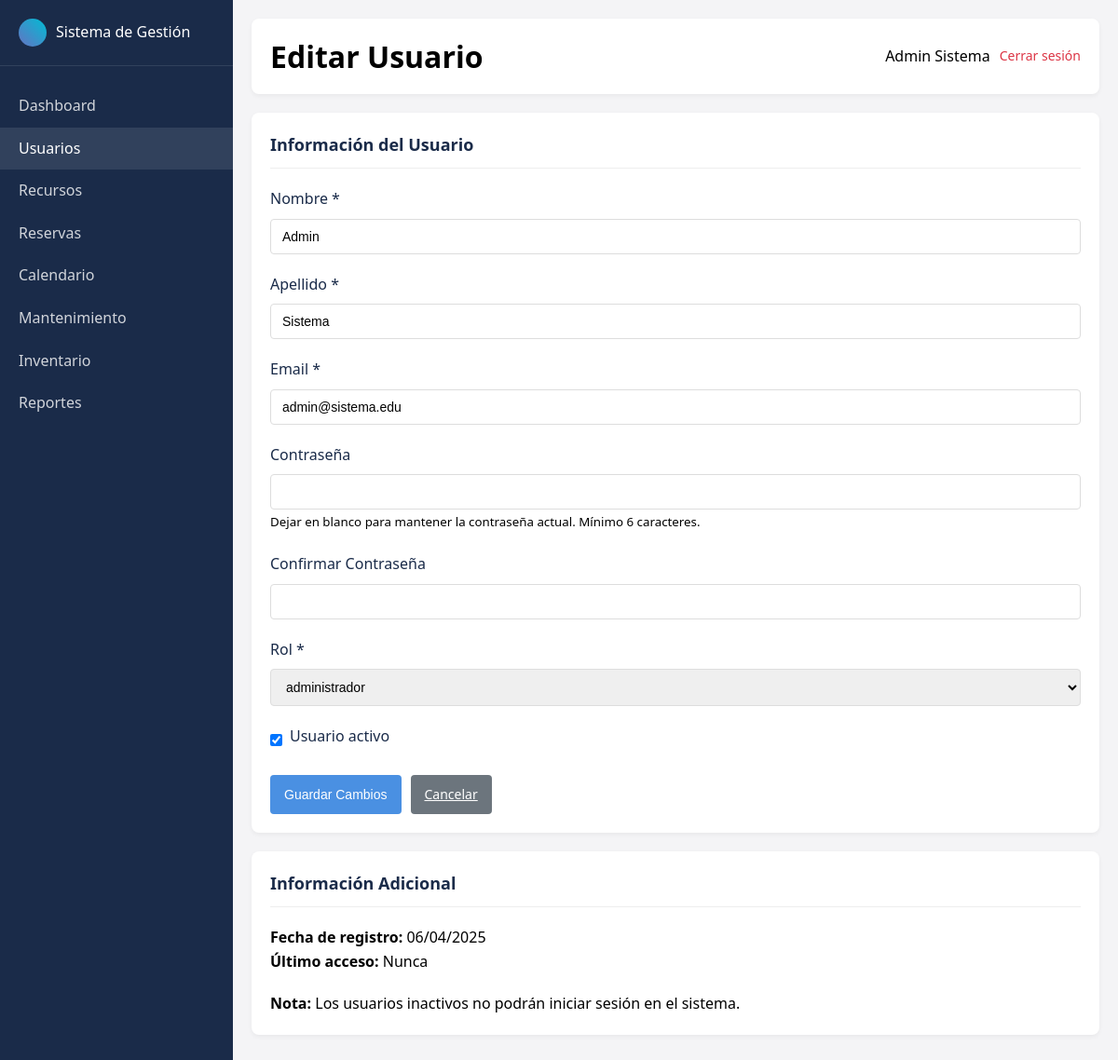
The app's page /usuarios/editar.php?id=1 (signed in) with its own data.
### tables this page shows
CREATE TABLE IF NOT EXISTS usuarios (
    id_usuario INT AUTO_INCREMENT PRIMARY KEY,
    nombre VARCHAR(50) NOT NULL,
    apellido VARCHAR(50) NOT NULL,
    email VARCHAR(100) NOT NULL UNIQUE,
    contraseña VARCHAR(255) NOT NULL,
    id_rol INT NOT NULL,
    activo TINYINT(1) DEFAULT 1,
    requiere_cambio_contrasena TINYINT(1) DEFAULT 0,
    fecha_registro DATETIME DEFAULT CURRENT_TIMESTAMP,
    ultimo_login DATETIME,
    FOREIGN KEY (id_rol) REFERENCES roles(id_rol) ON DELETE RESTRICT
);

CREATE TABLE IF NOT EXISTS roles (
    id_rol INT AUTO_INCREMENT PRIMARY KEY,
    nombre VARCHAR(50) NOT NULL UNIQUE,
    descripcion TEXT,
    permisos TEXT,
    fecha_creacion DATETIME DEFAULT CURRENT_TIMESTAMP
);

### config/database.php (called while the page is built, shortened)
<?php
class Database
{
    private static $instance = null;
    private $connection;
    private function __construct()
    {
        $config = parse_ini_file(__DIR__ . '/config.ini');
        $host = $config['host'];
        $user = $config['user'];
        $pass = $config['pass'];
        $name = $config['name'];
        $charset = $config['charset'];
        try {
            $this->connection = new mysqli($host, $user, $pass, $name);
            $this->connection->set_charset($charset);
        } catch (Exception $e) {
            $this->error = $e->getMessage();
            error_log($this->error);
        }
    }
    public static function getInstance()
    {
        if (self::$instance === null) {
            self::$instance = new self();
        }
        return self::$instance;
    }
    public function query($sql, $params = [])
    {
        try {
            if (empty($params)) {
                $result = $this->connection->query($sql);
                return $result;
            }
            $stmt = $this->connection->prepare($sql);
            $types = '';
            foreach ($params as $param) {
                if (is_int($param)) {
                    $types .= 'i';
                } elseif (is_float($param)) {
                    $types .= 'd';
                } elseif (is_string($param)) {
                    $types .= 's';
                } else {
                    $types .= 'b';
                }
            }
            $bindParams = array_merge([$types], $params);
            $tmp = [];
            foreach ($bindParams as $key => $value) {
                $tmp[$key] = &$bindParams[$key];
            }
            call_user_func_array([$stmt, 'bind_param'], $tmp);
            if (!$stmt->execute()) {
                throw new Exception("Error al ejecutar la consulta: " . $stmt->error);
            }
            if ($stmt->field_count > 0) {
                $result = $stmt->get_result();
                return $result;
            } else {
                $stmt->close();
                return true;
            }
        } catch (Exception $e) {
            $this->error = $e->getMessage();
            error_log($this->error);
            return false;
        }
    }
    public function getRow($sql, $params = [])
    {
        $result = $this->query($sql, $params);
        $row = $result->fetch_assoc();
        return $row;
    }
    public function getRows($sql, $params = [])
    {
        $result = $this->query($sql, $params);
        $rows = [];
        while ($row = $result->fetch_assoc()) {
            $rows[] = $row;
        }
        return $rows;
    }
}

### includes/functions.php (called while the page is built, shortened)
<?php
function format_date($date, $with_time = false)
{
    $format = $with_time ? 'd/m/Y H:i' : 'd/m/Y';
    return date($format, strtotime($date));
}

### public/usuarios/editar.php (the view, shortened to what this page needs)
<?php
require_once '../../config/database.php';
require_once '../../includes/functions.php';
$id_usuario = intval($_GET['id']);
$db = Database::getInstance();
$usuario = $db->getRow("SELECT * FROM usuarios WHERE id_usuario = ?", [$id_usuario]);
$roles = $db->getRows("SELECT id_rol, nombre FROM roles WHERE nombre IN ('Administrador', 'Profesor') ORDER BY nombre");
?>
<!DOCTYPE html>
<html lang="es">
<head>
    <link rel="stylesheet" href="../assets/css/styles.css">
</head>
<body>
    <div class="dashboard">
        <div class="sidebar">
            <div class="sidebar-header">
                <div class="logo-icon"></div>
                <div>Sistema de Gestión</div>
            </div>
            <div class="sidebar-nav">
                <a href="../admin/dashboard.php" class="nav-item">Dashboard</a>
                <a href="../usuarios/listar.php" class="nav-item active">Usuarios</a>
                <a href="../recursos/listar.php" class="nav-item">Recursos</a>
                <a href="../reservas/listar.php" class="nav-item">Reservas</a>
                <a href="../reservas/calendario.php" class="nav-item">Calendario</a>
                <a href="../mantenimiento/listar.php" class="nav-item">Mantenimiento</a>
                <a href="../inventario/listar.php" class="nav-item">Inventario</a>
                <a href="../reportes/index.php" class="nav-item">Reportes</a>
            </div>
        </div>
        <div class="content">
            <div class="top-bar">
                <h1>Editar Usuario</h1>
                <div class="user-info">
                    <span class="user-name"><?php echo $_SESSION['usuario_nombre']; ?></span>
                    <a href="../logout.php" class="logout-btn">Cerrar sesión</a>
                </div>
            </div>
            <div class="card">
                <h2 class="form-title">Información del Usuario</h2>
                <form action="" method="POST" class="user-form">
                    <div class="form-group">
                        <label for="nombre">Nombre *</label>
                        <input type="text" id="nombre" name="nombre" value="<?php echo htmlspecialchars($usuario['nombre']); ?>" required>
                    </div>
                    <div class="form-group">
                        <label for="apellido">Apellido *</label>
                        <input type="text" id="apellido" name="apellido" value="<?php echo htmlspecialchars($usuario['apellido']); ?>" required>
                    </div>
                    <div class="form-group">
                        <label for="email">Email *</label>
                        <input type="email" id="email" name="email" value="<?php echo htmlspecialchars($usuario['email']); ?>" required>
                    </div>
                    <div class="form-group">
                        <label for="password">Contraseña</label>
                        <input type="password" id="password" name="password">
                        <small>Dejar en blanco para mantener la contraseña actual. Mínimo 6 caracteres.</small>
                    </div>
                    <div class="form-group">
                        <label for="confirmar_password">Confirmar Contraseña</label>
                        <input type="password" id="confirmar_password" name="confirmar_password">
                    </div>
                    <div class="form-group">
                        <label for="id_rol">Rol *</label>
                        <select id="id_rol" name="id_rol" required>
                            <?php foreach ($roles as $rol): ?>
                                <option value="<?php echo $rol['id_rol']; ?>" <?php echo ($usuario['id_rol'] == $rol['id_rol']) ? 'selected' : ''; ?>>
                                    <?php echo htmlspecialchars($rol['nombre']); ?>
                                </option>
                            <?php endforeach; ?>
                        </select>
                    </div>
                    <div class="form-group">
                        <div class="checkbox-group">
                            <input type="checkbox" id="activo" name="activo" <?php echo $usuario['activo'] ? 'checked' : ''; ?>>
                            <label for="activo">Usuario activo</label>
                        </div>
                    </div>
                    <div class="form-actions">
                        <button type="submit" class="btn btn-primary">Guardar Cambios</button>
                        <a href="listar.php" class="btn btn-secondary">Cancelar</a>
                    </div>
                </form>
            </div>
            <div class="card">
                <h2 class="form-title">Información Adicional</h2>
                <p><strong>Fecha de registro:</strong> <?php echo format_date($usuario['fecha_registro']); ?></p>
                <p><strong>Último acceso:</strong> <?php echo $usuario['ultimo_login'] ? format_date($usuario['ultimo_login'], true) : 'Nunca'; ?></p>
                <p style="margin-top: 20px;">
                    <strong>Nota:</strong> Los usuarios inactivos no podrán iniciar sesión en el sistema.
                </p>
            </div>
        </div>
    </div>
</body>
</html>

### public/assets/css/styles.css (style rules this page uses)
:root { --primary-color: #4a90e2; --secondary-color: #6573c3; --dark-color: #1a2b49; --light-color: #f4f4f6; --success-color: #28a745; --warning-color: #ffc107; --danger-color: #dc3545; --gray-color: #6c757d; }
* { margin: 0; padding: 0; box-sizing: border-box; }
body { font-family: system-ui, -apple-system, sans-serif; margin: 0; padding: 0; background-color: var(--light-color); line-height: 1.6; }
.dashboard { display: flex; min-height: 100vh; }
.sidebar { width: 250px; background-color: var(--dark-color); color: white; padding: 20px 0; }
.sidebar-header { padding: 0 20px 20px; border-bottom: 1px solid rgba(255, 255, 255, 0.1); display: flex; align-items: center; gap: 10px; }
.logo-icon { width: 30px; height: 30px; background: linear-gradient(45deg, #6573c3, #00bcd4); border-radius: 50%; }
.sidebar-nav { padding: 20px 0; }
.nav-item { padding: 10px 20px; display: block; color: rgba(255, 255, 255, 0.8); text-decoration: none; transition: all 0.3s; }
.nav-item:hover, .nav-item.active { background-color: rgba(255, 255, 255, 0.1); color: white; }
.content { flex: 1; padding: 20px; }
.top-bar { display: flex; justify-content: space-between; align-items: center; margin-bottom: 20px; background-color: white; padding: 15px 20px; border-radius: 8px; box-shadow: 0 2px 5px rgba(0, 0, 0, 0.05); }
.user-info { display: flex; align-items: center; gap: 10px; }
.user-name { font-weight: 500; }
.logout-btn { color: var(--danger-color); text-decoration: none; font-size: 14px; }
.card { background-color: white; border-radius: 8px; padding: 20px; box-shadow: 0 2px 5px rgba(0, 0, 0, 0.05); margin-bottom: 20px; }
.form-title { font-size: 18px; color: var(--dark-color); margin-bottom: 20px; padding-bottom: 10px; border-bottom: 1px solid #eee; }
.form-group { margin-bottom: 20px; }
label { display: block; margin-bottom: 8px; color: var(--dark-color); font-weight: 500; }
input[type="text"], input[type="email"], input[type="password"], input[type="date"], input[type="time"], select, textarea { width: 100%; padding: 10px 12px; border: 1px solid #ddd; border-radius: 4px; font-size: 14px; transition: border-color 0.3s; }
.checkbox-group { display: flex; align-items: center; gap: 8px; }
.checkbox-group input[type="checkbox"] { width: auto; }
.form-actions { display: flex; gap: 10px; margin-top: 20px; }
.btn { padding: 10px 15px; border: none; border-radius: 4px; font-size: 14px; cursor: pointer; transition: background-color 0.3s; }
.btn-primary { background-color: var(--primary-color); color: white; }
.btn-secondary { background-color: var(--gray-color); color: white; }

### records on screen
usuarios: nombre "Admin", apellido "Sistema", email "admin@sistema.edu", id_rol "administrador", activo "☑", fecha_registro "06/04/2025"

### other values on screen
$_SESSION['usuario_nombre'] "Admin Sistema"
